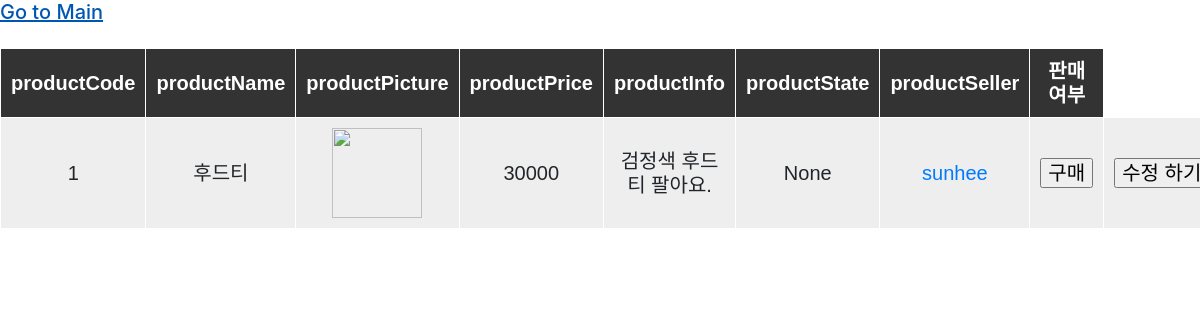
The page /product_detail/1 on the database its author committed.
### app.py (models this page shows, shortened)
class PRODUCT(db.Model):
    productCode = db.Column(db.Integer, primary_key=True, unique=True, autoincrement=True)
    productName = db.Column(db.String(200))
    productPicture = db.Column(db.String(200))
    productPrice = db.Column(db.Integer)
    productInfo = db.Column(db.Text)
    productState = db.Column(db.String(50))
    productSeller = db.Column(db.String(200))

### app.py (the view)
@app.route('/product_detail/<productCode>', methods=['GET', 'POST'])
def product_detail(productCode):
    update_product = PRODUCT.query.filter_by(productCode=productCode).first()
    return render_template('product_detail.html', product=update_product)

### templates/product_detail.html (shortened to what this page needs)
<!DOCTYPE html>
<html lang="en">
<head>
    <link rel="stylesheet" href="https://maxcdn.bootstrapcdn.com/bootstrap/4.0.0/css/bootstrap.min.css">
    <link rel="stylesheet" href="{{ url_for('static', filename = 'index.css') }}">
</head>
<body>
    <h5>
        <a href="{{ url_for('index') }}">Go to Main</a>
        <br><br>
        <table border="1">
            <thead>
                <tr>
                    <th>productCode</th>
                    <th>productName</th>
                    <th>productPicture</th>
                    <th>productPrice</th>
                    <th>productInfo</th>
                    <th>productState</th>
                    <th>productSeller</th>
                    <th>판매여부</th>
                </tr>
            </thead>
            <tbody>
                <tr>
                    <td>{{ product.productCode }}</td>
                    <td>{{ product.productName }}</td>
                    <td><img src="{{ url_for('static', filename = '/uploads/' + product.productPicture) }}"></td>
                    <td>{{ product.productPrice }}</td>
                    <td>{{ product.productInfo }}</td>
                    <td id="state">{{ product.productState }}</td>
                    <td><a href="{{ url_for('profile', productSeller = product.productSeller) }}">{{ product.productSeller }}</a></td>
                    <td><a href="{{ url_for('buy', productCode = product.productCode) }}"><input type="button" id="btnBuy" value="구매"></a></td>
                    <td>
                        <form action="{{ url_for('edit_product', productCode=product.productCode) }}" method='POST'>
                            <input type='submit' value='수정 하기' class='soldOutBtn'>
                        </form>
                    </td>
                </tr>
            </tbody>
        </table>
    </h5>
</body>
</html>

### static/index.css (style rules this page uses)
table { width: 700px; text-align: center; border: 1px solid #fff; border-spacing: 1px; font-family: 'Cairo', sans-serif; margin: auto; }
table td { padding: 10px; background-color: #eee; }
table th { background-color: #333; color: #fff; padding: 10px; }
img { width: 90px; height: 90px; }

### rows shown on the page
PRODUCT: productCode "1", productName "후드티", productPrice "30000", productInfo "검정색 후드티 팔아요.", productState "None", productSeller "sunhee"
